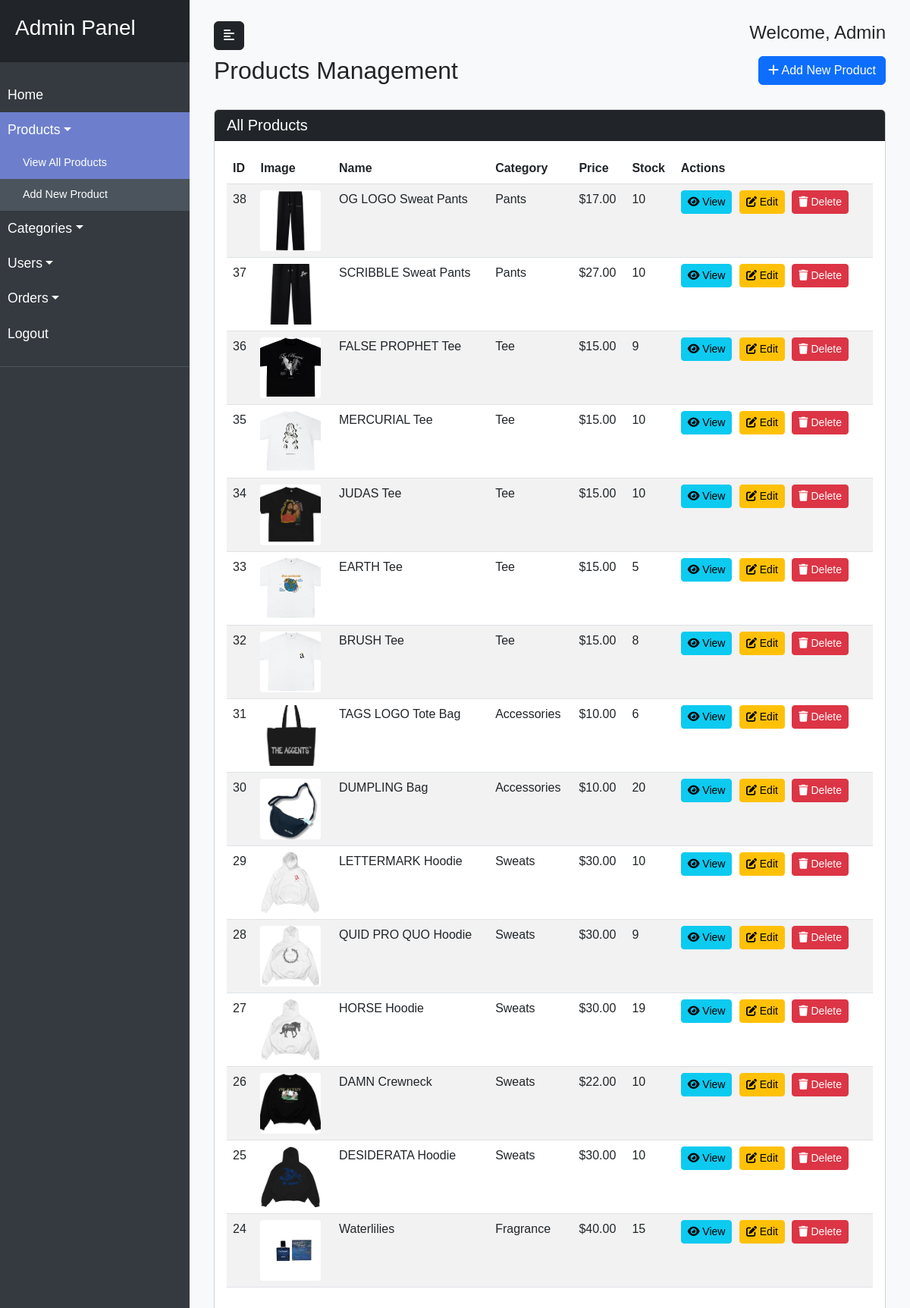
Page /products.php (signed in) on the committed database.
### tables this page shows
CREATE TABLE `products` (
  `ProductID` int(11) NOT NULL,
  `ProductName` varchar(100) NOT NULL,
  `Description` text DEFAULT NULL,
  `Price` decimal(10,2) NOT NULL,
  `sizes` varchar(255) NOT NULL,
  `StockQuantity` int(11) NOT NULL,
  `images` text NOT NULL,
  `created_at` timestamp NOT NULL DEFAULT current_timestamp(),
  `categories` varchar(255) NOT NULL,
  `edited_at` timestamp NOT NULL DEFAULT current_timestamp() ON UPDATE current_timestamp(),
  `updated_at` timestamp NOT NULL DEFAULT current_timestamp() ON UPDATE current_timestamp()
);

CREATE TABLE `categories` (
  `id` int(11) NOT NULL,
  `category_name` varchar(100) NOT NULL,
  `date_added` timestamp NOT NULL DEFAULT current_timestamp(),
  `date_edited` timestamp NOT NULL DEFAULT current_timestamp() ON UPDATE current_timestamp()
);

### products.php (the view, shortened to what this page needs)
<?php
require_once 'db_connection.php';
$query = "
    SELECT p.*, c.category_name
    FROM products p
    LEFT JOIN categories c ON p.categories = c.id
    ORDER BY p.ProductID DESC
";
$products = $conn->query($query);
?>
<!DOCTYPE html>
<html lang="en">
<head>
    <link href="https://cdn.jsdelivr.net/npm/bootstrap@5.3.0-alpha1/dist/css/bootstrap.min.css" rel="stylesheet">
    <link rel="stylesheet" href="https://cdnjs.cloudflare.com/ajax/libs/font-awesome/6.4.0/css/all.min.css">
<link rel="stylesheet" href="https://cdn.datatables.net/1.13.6/css/dataTables.bootstrap5.min.css">
</head>
<body>
    <div class="wrapper">
        <nav id="sidebar">
            <div class="sidebar-header">
                <h3>Admin Panel</h3>
            </div>
            <ul class="list-unstyled components">
                <li>
                    <a href="admin.php">Home</a>
                </li>
                <li class="active">
                    <a href="#productSubmenu" data-bs-toggle="collapse" aria-expanded="true" class="dropdown-toggle">Products</a>
                    <ul class="collapse show list-unstyled" id="productSubmenu">
                        <li class="active">
                            <a href="products.php">View All Products</a>
                        </li>
                        <li>
                            <a href="add_product.php">Add New Product</a>
                        </li>
                    </ul>
                </li>
                <li>
                    <a href="#categorySubmenu" data-bs-toggle="collapse" aria-expanded="false" class="dropdown-toggle">Categories</a>
                </li>
                <li>
                    <a href="#userSubmenu" data-bs-toggle="collapse" aria-expanded="false" class="dropdown-toggle">Users</a>
                </li>
                <li>
                    <a href="#orderSubmenu" data-bs-toggle="collapse" aria-expanded="false" class="dropdown-toggle">Orders</a>
                </li>
                <li>
                    <a href="logout.php">Logout</a>
                </li>
            </ul>
        </nav>
        <div id="content">
            <nav class="navbar navbar-expand-lg navbar-light bg-light">
                <div class="container-fluid">
                    <button type="button" id="sidebarCollapse" class="btn btn-dark">
                        <i class="fas fa-align-left"></i>
                    </button>
                    <div>
                        <h4>Welcome, <?php echo $_SESSION['Username'] ?? 'Admin'; ?></h4>
                    </div>
                </div>
            </nav>
            <div class="container-fluid">
                <div class="row mb-4">
                    <div class="col-md-6">
                        <h2>Products Management</h2>
                    </div>
                    <div class="col-md-6 text-end">
                        <a href="add_product.php" class="btn btn-primary">
                            <i class="fas fa-plus"></i> Add New Product
                        </a>
                    </div>
                </div>
                <div class="card">
                    <div class="card-header bg-dark text-white">
                        <h5 class="mb-0">All Products</h5>
                    </div>
                    <div class="card-body">
                        <div class="table-responsive">
                            <table class="table table-striped table-hover">
                                <thead>
                                    <tr>
                                        <th>ID</th>
                                        <th>Image</th>
                                        <th>Name</th>
                                        <th>Category</th>
                                        <th>Price</th>
                                        <th>Stock</th>
                                        <th>Actions</th>
                                    </tr>
                                </thead>
                                <tbody>
                                    <?php if($products->num_rows > 0): ?>
                                        <?php while($product = $products->fetch_assoc()):
                                            $productImages = json_decode($product['images'], true);
                                            $firstImage = is_array($productImages) && !empty($productImages) ? $productImages[0] : 'uploads/no-image.jpg';
                                        ?>
                                            <tr>
                                                <td><?php echo $product['ProductID']; ?></td>
                                                <td>
                                                    <img src="<?php echo htmlspecialchars($firstImage); ?>" class="product-image" alt="<?php echo htmlspecialchars($product['ProductName']); ?>">
                                                </td>
                                                <td><?php echo htmlspecialchars($product['ProductName']); ?></td>
                                                <td><?php echo htmlspecialchars($product['category_name'] ?? 'Uncategorized'); ?></td>
                                                <td>$<?php echo number_format($product['Price'], 2); ?></td>
                                                <td><?php echo $product['StockQuantity']; ?></td>
                                                <td class="action-buttons">
                                                    <a href="view_product.php?id=<?php echo $product['ProductID']; ?>" class="btn btn-sm btn-info">
                                                        <i class="fas fa-eye"></i> View
                                                    </a>
                                                    <a href="edit_product.php?id=<?php echo $product['ProductID']; ?>" class="btn btn-sm btn-warning">
                                                        <i class="fas fa-edit"></i> Edit
                                                    </a>
                                                    <a href="javascript:void(0);" onclick="confirmDelete(<?php echo $product['ProductID']; ?>)" class="btn btn-sm btn-danger">
    <i class="fas fa-trash"></i> Delete
</a>
                                                </td>
                                            </tr>
                                        <?php endwhile; ?>
                                    <?php else: ?>
                                        <tr>
                                            <td colspan="7" class="text-center">No products found.</td>
                                        </tr>
                                    <?php endif; ?>
                                </tbody>
                            </table>
                        </div>
                    </div>
                </div>
            </div>
        </div>
    </div>
</body>
</html>

### products.php (style rules this page uses)
body { font-family: 'Arial', sans-serif; background-color: #f8f9fa; }
#sidebar { min-width: 250px; max-width: 250px; min-height: 100vh; background: #343a40; color: #fff; transition: all 0.3s; }
#sidebar .sidebar-header { padding: 20px; background: #212529; }
#sidebar ul.components { padding: 20px 0; border-bottom: 1px solid #4b545c; }
#sidebar ul li a { padding: 10px; font-size: 1.1em; display: block; color: #fff; text-decoration: none; }
#sidebar ul li.active > a, a[aria-expanded="true"] { color: #fff; background: #6d7fcc; }
ul ul a { font-size: 0.9em !important; padding-left: 30px !important; background: #4b545c; }
.wrapper { display: flex; width: 100%; }
#content { width: 100%; padding: 20px; min-height: 100vh; transition: all 0.3s; }
.product-image { width: 80px; height: 80px; object-fit: cover; border-radius: 4px; }
.action-buttons .btn { margin-right: 5px; }

### rows in the picture
products: ProductID "38", shows a picture, ProductName "OG LOGO Sweat Pants", categories.category_name "Pants", Price "17.00", StockQuantity "10"
products: ProductID "37", shows a picture, ProductName "SCRIBBLE Sweat Pants", categories.category_name "Pants", Price "27.00", StockQuantity "10"
products: ProductID "36", shows a picture, ProductName "FALSE PROPHET Tee", categories.category_name "Tee", Price "15.00", StockQuantity "9"
products: ProductID "35", shows a picture, ProductName "MERCURIAL Tee", categories.category_name "Tee", Price "15.00", StockQuantity "10"
products: ProductID "34", shows a picture, ProductName "JUDAS Tee", categories.category_name "Tee", Price "15.00", StockQuantity "10"
products: ProductID "33", shows a picture, ProductName "EARTH Tee", categories.category_name "Tee", Price "15.00", StockQuantity "5"
products: ProductID "32", shows a picture, ProductName "BRUSH Tee", categories.category_name "Tee", Price "15.00", StockQuantity "8"
products: ProductID "31", shows a picture, ProductName "TAGS LOGO Tote Bag", categories.category_name "Accessories", Price "10.00", StockQuantity "6"
products: ProductID "30", shows a picture, ProductName "DUMPLING Bag", categories.category_name "Accessories", Price "10.00", StockQuantity "20"
products: ProductID "29", shows a picture, ProductName "LETTERMARK Hoodie", categories.category_name "Sweats", Price "30.00", StockQuantity "10"
products: ProductID "28", shows a picture, ProductName "QUID PRO QUO Hoodie", categories.category_name "Sweats", Price "30.00", StockQuantity "9"
products: ProductID "27", shows a picture, ProductName "HORSE Hoodie", categories.category_name "Sweats", Price "30.00", StockQuantity "19"
products: ProductID "26", shows a picture, ProductName "DAMN Crewneck", categories.category_name "Sweats", Price "22.00", StockQuantity "10"
products: ProductID "25", shows a picture, ProductName "DESIDERATA Hoodie", categories.category_name "Sweats", Price "30.00", StockQuantity "10"
products: ProductID "24", shows a picture, ProductName "Waterlilies", categories.category_name "Fragrance", Price "40.00", StockQuantity "15"

### other values in the picture
$_SESSION['Username'] "Admin"
